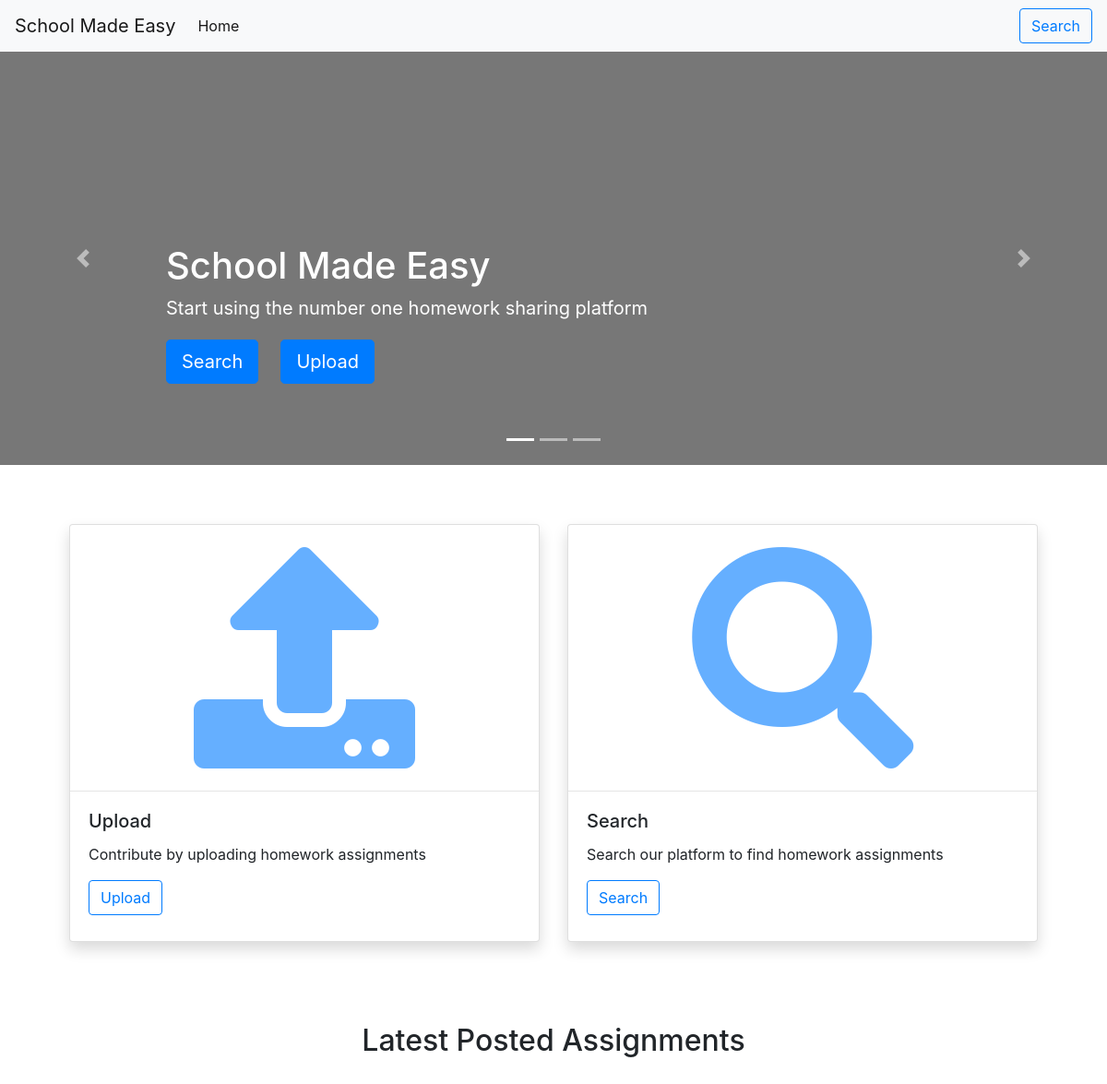
Before: / with the older database file.
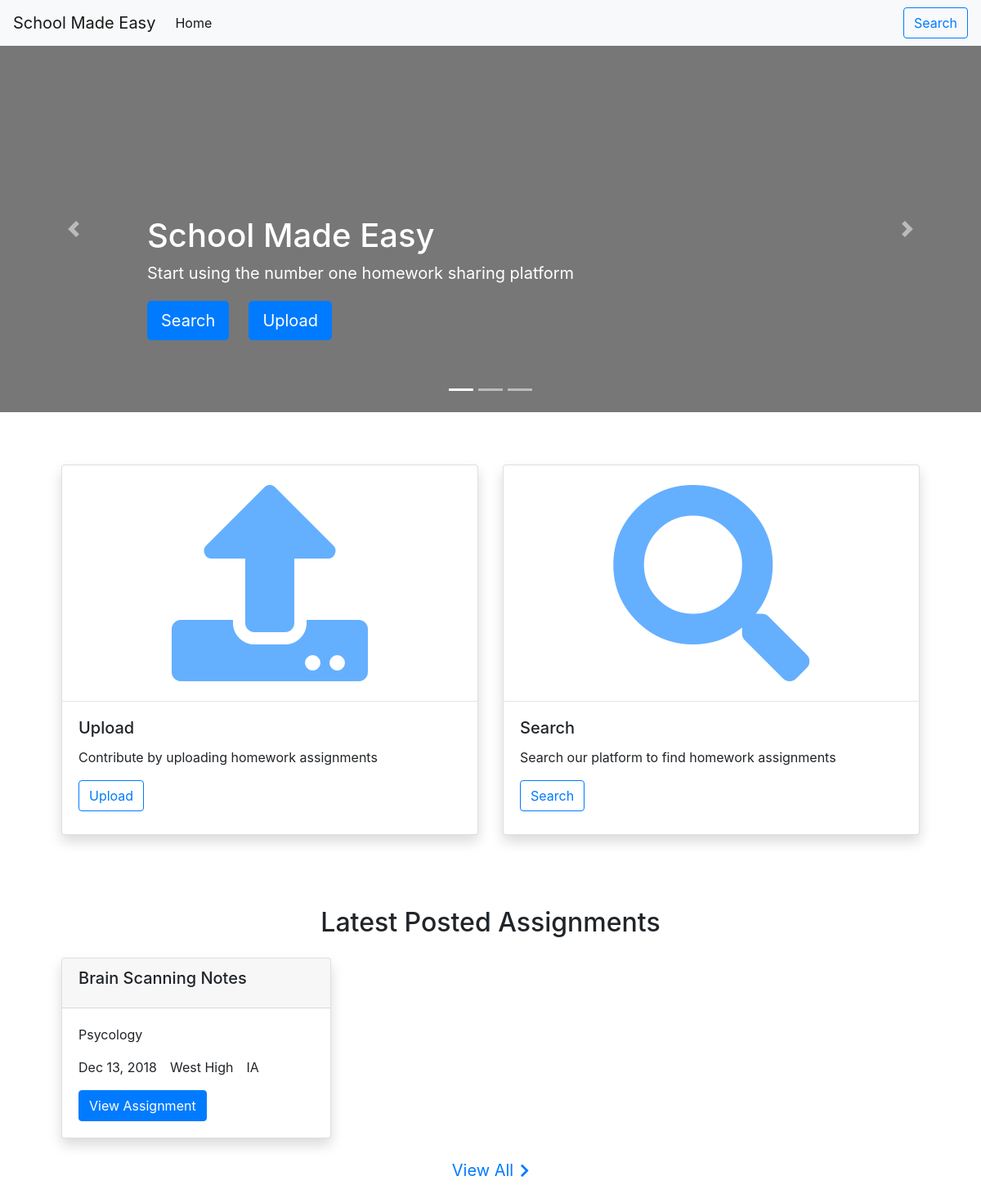
After: the same page with the newer database file.
### home/models.py (models this page shows, shortened)
class Assignment(models.Model):
    email = models.EmailField(blank=True, null=True)
    state = models.CharField(choices=US_STATES, max_length=75, blank=True, null=True)
    school_name = models.CharField(max_length=75, blank=True, null=True)
    title = models.CharField(max_length=150)
    class_name = models.CharField(max_length=50)
    notes = models.CharField(max_length=2000)
    timestamp = models.DateTimeField(auto_now_add=False)
    email_confirmed = models.BooleanField(default=False)  # whether email is confirmed or not
    objects = AssignmentManager()  # manager for queries

### home/views.py (the view)
# urls.py: path('', IndexView.as_view(), name='index'),
class IndexView(View):
    template_name = 'home/index.html'
    def get(self, request, *args, **kwargs):
        latest_assignments = Assignment.objects.get_latest_assignments()[:3]
        context = {
            'latest_assignments': latest_assignments
        }
        return render(request, self.template_name, context)

### home/models.py (called while the page is built)
    def get_latest_assignments(self):
        return self.filter(email_confirmed=True).all().order_by('-timestamp')

### templates/home/index.html (shortened to what this page needs)
{% extends 'home/base.html' %}
{% block body %}
    <div id="myCarousel" class="carousel slide" data-ride="carousel">
        <ol class="carousel-indicators">
            <li data-target="#myCarousel" data-slide-to="0" class="active"></li>
            <li data-target="#myCarousel" data-slide-to="1"></li>
            <li data-target="#myCarousel" data-slide-to="2"></li>
        </ol>
        <div class="carousel-inner">
            <div class="carousel-item active">
                <img class="first-slide"
                     alt="First slide">
                <div class="container">
                    <div class="carousel-caption text-left">
                        <h1>School Made Easy</h1>
                        <p>Start using the number one homework sharing platform</p>
                        <div class="btn-group">
                            <p><a class="btn btn-lg btn-primary mr-4" href="/assignments/search/" role="button">Search</a></p>
                            <p><a class="btn btn-lg btn-primary" href="/upload/" role="button">Upload</a></p>
                        </div>
                    </div>
                </div>
            </div>
        </div>
        <a class="carousel-control-prev" href="#myCarousel" role="button" data-slide="prev">
            <span class="carousel-control-prev-icon" aria-hidden="true"></span>
        </a>
        <a class="carousel-control-next" href="#myCarousel" role="button" data-slide="next">
            <span class="carousel-control-next-icon" aria-hidden="true"></span>
        </a>
    </div>
    <div id="nav-cards-row" class="row">
        <div class="col-md-6 col-sm-12 mb-4">
            <div id="homepage-card" class="card shadow pt-4 pb-2">
                <div align="center">
                    <i id="upload-icon" class="fas fa-upload card-img-top"></i>
                </div>
                <hr class="mt-4 mb-0">
                <div class="card-body">
                    <h5 class="card-title">Upload</h5>
                    <p>Contribute by uploading homework assignments</p>
                    <a href="/upload/" class="btn btn-outline-primary">Upload</a>
                </div>
            </div>
        </div>
        <div class="col-md-6 col-sm-12 mb-4">
            <div id="homepage-card" class="card shadow pt-4 pb-2">
                <div align="center">
                    <i id="search-icon" class="fas fa-search card-img-top"></i>
                </div>
                <hr class="mt-4 mb-0">
                <div class="card-body">
                    <h5 class="card-title">Search</h5>
                    <p>Search our platform to find homework assignments</p>
                    <a href="/assignments/search/" class="btn btn-outline-primary">Search</a>
                </div>
            </div>
        </div>
    </div>
    <h2 class="text-center">Latest Posted Assignments</h2>
    <div id="latest-assignments-row" class="row mt-4">
        {% for assignment in latest_assignments %}
            <div class="col-lg-4 col-md-6 col-sm-12 mb-4">
                <div class="card shadow">
                    <div class="card-header">
                        <h5 class="card-title">{{ assignment.title }}</h5>
                    </div>
                    <div class="card-body">
                        <p>{{ assignment.class_name }}</p>
                        <p class="float-left">{{ assignment.timestamp|date:"M d, Y" }}</p>
                        <p class="float-left ml-3">{{ assignment.school_name }}</p>
                        <p class="float-left ml-3">{{ assignment.state }}</p>
                        <a href="/assignments/view/{{ assignment.pk }}/" class="btn btn-primary">View Assignment</a>
                    </div>
                </div>
            </div>
        {% endfor %}
    </div>
    {% if latest_assignments.count > 0 %}
        <div align="center">
            <a href="/assignments/view/all/" id="view-all-link">
                View All<i id="view-all-icon" class="fas fa-chevron-right"></i>
            </a>
        </div>
    {% endif %}
{% endblock %}

### templates/home/base.html (shortened to what this page needs)
<!DOCTYPE html>
<html lang="en">
<head>
    <link rel="stylesheet" href="https://stackpath.bootstrapcdn.com/bootstrap/4.1.3/css/bootstrap.min.css"
>
    <link rel="stylesheet" href="https://use.fontawesome.com/releases/v5.5.0/css/all.css"
>
</head>
<body>
    <nav class="navbar navbar-expand-lg navbar-light bg-light">
        <a class="navbar-brand" href="/">School Made Easy</a>
        <div class="collapse navbar-collapse" id="navbarSupportedContent">
            <ul class="navbar-nav mr-auto">
                <li class="nav-item active">
                    <a class="nav-link" href="/">Home</a>
                </li>
            </ul>
            <a href="/assignments/search/" class="btn btn-outline-primary my-2 my-sm-0">Search</a>
        </div>
    </nav>
    {% block body %}
    {% endblock %}
</body>
</html>

### templates/home/base.html (style rules this page uses)
body { padding-bottom: 4rem; }
.row { margin-right: 5%; margin-left: 5%; }

### templates/home/index.html (style rules this page uses)
#homepage-card { min-height: 375px; }
#upload-icon, #search-icon { font-size: 15rem; color: #007bff; opacity: 0.6; }
#nav-cards-row { margin-bottom: 4rem; }
#view-all-link { font-size: 1.25rem; }
#view-all-icon { font-size: 1.1rem; margin-left: 0.5rem; }
.carousel { margin-bottom: 4rem; }
.carousel-caption { bottom: 3rem; z-index: 10; }
.carousel-item { height: 28rem; background-color: #777; }
.carousel-item > img { position: absolute; top: 0; left: 0; min-width: 100%; height: 32rem; }
@media (min-width: 40em) { .carousel-caption p { margin-bottom: 1.25rem; font-size: 1.25rem; line-height: 1.4; } }

Changed rows visible on the page:
added Assignment: title "Brain Scanning Notes", class_name "Psycology", timestamp "Dec 13, 2018", school_name "West High", state "IA"
Other visible differences:
text now shown: "View All"
